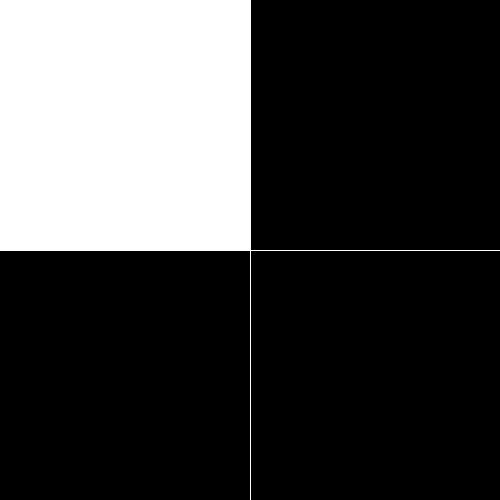
Frame 1 (no input)
Frame 60 (the mouse pressed at the canvas centre just before this capture): identical to frame 1, image omitted
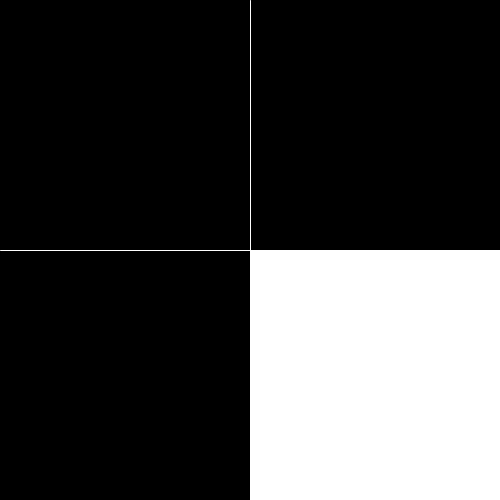
Frame 120 (the mouse held since frame 60 and released just before this capture)

The Processing sketch that drew these frames (run headless with seeded random() and noise(); from frame 60 on, the mouse is pressed at the canvas centre):

// Processing sketch: sketch_8__Controlli_condizionali_e_operatori_logici
// ── sketch_8__Controlli_condizionali_e_operatori_logici.pde
/*
    Workshop ISIA: Processing e il Generative Design per l'Editoria
    con / with Federico Pepe
    a cura di / curated by Valentina Rachiele
    per II anno Editoria / for 2nd year Publishing
    24-28 Marzo 2025

    Controlli condizionali e operatori logici
*/

void setup() {
  size(500, 500);
  stroke(255);
  background(0);
  fill(255);
}

void draw() {
  background(0);
  if(mouseX < width/2 && mouseY < height/2) {
    rect(0, 0, width/2, height/2);
  } else if(mouseX > width/2 && mouseY < height/2) {
    rect(width/2, 0, width/2, height/2);
  } else if(mouseX < width/2 && mouseY > height/2) {
    rect(0, height/2, width/2, height/2);
  } else {
    rect(width/2, height/2, width/2, height/2);
  }
  line(width/2, 0, width/2, height);
  line(0, height/2, width, height/2);
}
